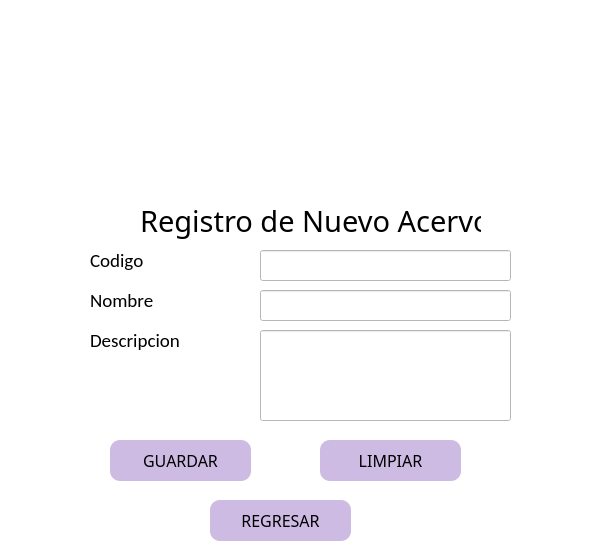
<?xml version="1.0" encoding="UTF-8"?>
<ui version="4.0">
 <class>MainWindow</class>
 <widget class="QMainWindow" name="MainWindow">
  <property name="geometry">
   <rect>
    <x>0</x>
    <y>0</y>
    <width>599</width>
    <height>557</height>
   </rect>
  </property>
  <property name="windowTitle">
   <string>MainWindow</string>
  </property>
  <property name="styleSheet">
   <string notr="true">background-color: rgb(255, 255, 255);</string>
  </property>
  <widget class="QWidget" name="centralwidget">
   <widget class="QLabel" name="label_3">
    <property name="geometry">
     <rect>
      <x>90</x>
      <y>330</y>
      <width>111</width>
      <height>20</height>
     </rect>
    </property>
    <property name="font">
     <font>
      <family>Calibri</family>
      <pointsize>14</pointsize>
     </font>
    </property>
    <property name="text">
     <string>Descripcion</string>
    </property>
   </widget>
   <widget class="QLineEdit" name="lineEdit_DescripcionAcervo">
    <property name="geometry">
     <rect>
      <x>260</x>
      <y>330</y>
      <width>251</width>
      <height>91</height>
     </rect>
    </property>
    <property name="font">
     <font>
      <pointsize>10</pointsize>
     </font>
    </property>
    <property name="tabletTracking">
     <bool>false</bool>
    </property>
    <property name="layoutDirection">
     <enum>Qt::LeftToRight</enum>
    </property>
    <property name="autoFillBackground">
     <bool>false</bool>
    </property>
    <property name="styleSheet">
     <string notr="true">QLineEdit{
border: .5px solid
}
</string>
    </property>
    <property name="text">
     <string/>
    </property>
    <property name="echoMode">
     <enum>QLineEdit::Normal</enum>
    </property>
    <property name="alignment">
     <set>Qt::AlignLeading|Qt::AlignLeft|Qt::AlignTop</set>
    </property>
   </widget>
   <widget class="QLineEdit" name="lineEdit_nombreAcervo">
    <property name="geometry">
     <rect>
      <x>260</x>
      <y>290</y>
      <width>251</width>
      <height>31</height>
     </rect>
    </property>
    <property name="font">
     <font>
      <pointsize>10</pointsize>
     </font>
    </property>
    <property name="styleSheet">
     <string notr="true">QLineEdit{
border: .5px solid
}
</string>
    </property>
   </widget>
   <widget class="QLabel" name="label_7">
    <property name="geometry">
     <rect>
      <x>90</x>
      <y>290</y>
      <width>91</width>
      <height>20</height>
     </rect>
    </property>
    <property name="font">
     <font>
      <family>Calibri</family>
      <pointsize>14</pointsize>
     </font>
    </property>
    <property name="text">
     <string>Nombre</string>
    </property>
   </widget>
   <widget class="QPushButton" name="pbGuardar_Acervo">
    <property name="geometry">
     <rect>
      <x>110</x>
      <y>440</y>
      <width>141</width>
      <height>41</height>
     </rect>
    </property>
    <property name="font">
     <font>
      <family>Dubai Medium</family>
      <pointsize>12</pointsize>
     </font>
    </property>
    <property name="styleSheet">
     <string notr="true">QPushButton{

	background-color:rgb(205, 187, 227);
	border-radius:10px;
	border:10px;
}


QPushButton:hover{
background-color: rgb(170, 255, 127);
	border-radius:10px;
	border: 10px;
}</string>
    </property>
    <property name="text">
     <string>GUARDAR</string>
    </property>
   </widget>
   <widget class="QLabel" name="label_2">
    <property name="geometry">
     <rect>
      <x>50</x>
      <y>0</y>
      <width>491</width>
      <height>101</height>
     </rect>
    </property>
    <property name="styleSheet">
     <string notr="true"/>
    </property>
    <property name="text">
     <string/>
    </property>
    <property name="pixmap">
     <pixmap>../imagenes/Logo.png</pixmap>
    </property>
    <property name="scaledContents">
     <bool>true</bool>
    </property>
   </widget>
   <widget class="QPushButton" name="pbLimpiar_Acervo">
    <property name="geometry">
     <rect>
      <x>320</x>
      <y>440</y>
      <width>141</width>
      <height>41</height>
     </rect>
    </property>
    <property name="font">
     <font>
      <family>Dubai Medium</family>
      <pointsize>12</pointsize>
     </font>
    </property>
    <property name="styleSheet">
     <string notr="true">QPushButton{

	background-color:rgb(205, 187, 227);
	border-radius:10px;
	border:10px;
}


QPushButton:hover{
background-color: rgb(170, 255, 127);
	border-radius:10px;
	border: 10px;
}</string>
    </property>
    <property name="text">
     <string>LIMPIAR</string>
    </property>
   </widget>
   <widget class="QLabel" name="label">
    <property name="geometry">
     <rect>
      <x>140</x>
      <y>200</y>
      <width>341</width>
      <height>41</height>
     </rect>
    </property>
    <property name="font">
     <font>
      <family>Segoe MDL2 Assets</family>
      <pointsize>22</pointsize>
     </font>
    </property>
    <property name="text">
     <string>Registro de Nuevo Acervo</string>
    </property>
   </widget>
   <widget class="QPushButton" name="pbRegresar_Acervo">
    <property name="geometry">
     <rect>
      <x>210</x>
      <y>500</y>
      <width>141</width>
      <height>41</height>
     </rect>
    </property>
    <property name="font">
     <font>
      <family>Dubai Medium</family>
      <pointsize>12</pointsize>
     </font>
    </property>
    <property name="styleSheet">
     <string notr="true">QPushButton{

	background-color:rgb(205, 187, 227);
	border-radius:10px;
	border:10px;
}


QPushButton:hover{
background-color: rgb(170, 255, 127);
	border-radius:10px;
	border: 10px;
}</string>
    </property>
    <property name="text">
     <string>REGRESAR</string>
    </property>
   </widget>
   <widget class="QLabel" name="label_8">
    <property name="geometry">
     <rect>
      <x>90</x>
      <y>250</y>
      <width>91</width>
      <height>20</height>
     </rect>
    </property>
    <property name="font">
     <font>
      <family>Calibri</family>
      <pointsize>14</pointsize>
     </font>
    </property>
    <property name="text">
     <string>Codigo</string>
    </property>
   </widget>
   <widget class="QLineEdit" name="lineEdit_codigoA">
    <property name="geometry">
     <rect>
      <x>260</x>
      <y>250</y>
      <width>251</width>
      <height>31</height>
     </rect>
    </property>
    <property name="font">
     <font>
      <pointsize>10</pointsize>
     </font>
    </property>
    <property name="styleSheet">
     <string notr="true">QLineEdit{
border: .5px solid
}
</string>
    </property>
   </widget>
  </widget>
 </widget>
 <tabstops>
  <tabstop>lineEdit_nombreAcervo</tabstop>
  <tabstop>lineEdit_DescripcionAcervo</tabstop>
  <tabstop>pbGuardar_Acervo</tabstop>
  <tabstop>pbLimpiar_Acervo</tabstop>
 </tabstops>
 <resources/>
 <connections/>
</ui>
